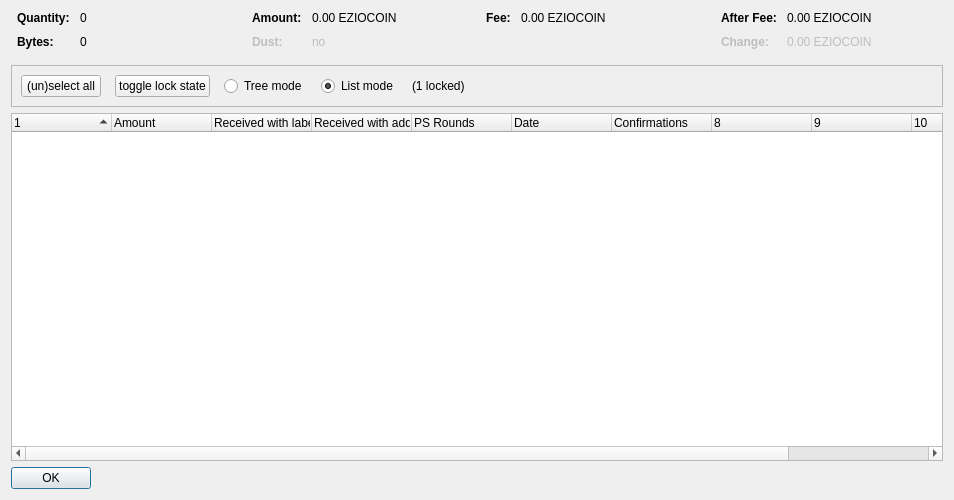
<?xml version="1.0" encoding="UTF-8"?>
<ui version="4.0">
 <class>CoinControlDialog</class>
 <widget class="QDialog" name="CoinControlDialog">
  <property name="geometry">
   <rect>
    <x>0</x>
    <y>0</y>
    <width>954</width>
    <height>500</height>
   </rect>
  </property>
  <property name="windowTitle">
   <string>Coin Selection</string>
  </property>
  <layout class="QVBoxLayout" name="verticalLayout">
   <item>
    <layout class="QHBoxLayout" name="horizontalLayoutTop" stretch="0,0,0,0">
     <property name="topMargin">
      <number>0</number>
     </property>
     <property name="bottomMargin">
      <number>10</number>
     </property>
     <item>
      <layout class="QFormLayout" name="formLayoutCoinControl1">
       <property name="horizontalSpacing">
        <number>10</number>
       </property>
       <property name="verticalSpacing">
        <number>10</number>
       </property>
       <property name="leftMargin">
        <number>6</number>
       </property>
       <property name="rightMargin">
        <number>6</number>
       </property>
       <item row="0" column="0">
        <widget class="QLabel" name="labelCoinControlQuantityText">
         <property name="font">
          <font>
           <weight>75</weight>
           <bold>true</bold>
          </font>
         </property>
         <property name="text">
          <string>Quantity:</string>
         </property>
        </widget>
       </item>
       <item row="0" column="1">
        <widget class="QLabel" name="labelCoinControlQuantity">
         <property name="cursor">
          <cursorShape>IBeamCursor</cursorShape>
         </property>
         <property name="contextMenuPolicy">
          <enum>Qt::ActionsContextMenu</enum>
         </property>
         <property name="text">
          <string notr="true">0</string>
         </property>
         <property name="textInteractionFlags">
          <set>Qt::LinksAccessibleByMouse|Qt::TextSelectableByKeyboard|Qt::TextSelectableByMouse</set>
         </property>
        </widget>
       </item>
       <item row="1" column="0">
        <widget class="QLabel" name="labelCoinControlBytesText">
         <property name="font">
          <font>
           <weight>75</weight>
           <bold>true</bold>
          </font>
         </property>
         <property name="text">
          <string>Bytes:</string>
         </property>
        </widget>
       </item>
       <item row="1" column="1">
        <widget class="QLabel" name="labelCoinControlBytes">
         <property name="cursor">
          <cursorShape>IBeamCursor</cursorShape>
         </property>
         <property name="contextMenuPolicy">
          <enum>Qt::ActionsContextMenu</enum>
         </property>
         <property name="text">
          <string notr="true">0</string>
         </property>
         <property name="textInteractionFlags">
          <set>Qt::LinksAccessibleByMouse|Qt::TextSelectableByKeyboard|Qt::TextSelectableByMouse</set>
         </property>
        </widget>
       </item>
      </layout>
     </item>
     <item>
      <layout class="QFormLayout" name="formLayoutCoinControl2">
       <property name="horizontalSpacing">
        <number>10</number>
       </property>
       <property name="verticalSpacing">
        <number>10</number>
       </property>
       <property name="leftMargin">
        <number>6</number>
       </property>
       <property name="rightMargin">
        <number>6</number>
       </property>
       <item row="0" column="0">
        <widget class="QLabel" name="labelCoinControlAmountText">
         <property name="font">
          <font>
           <weight>75</weight>
           <bold>true</bold>
          </font>
         </property>
         <property name="text">
          <string>Amount:</string>
         </property>
        </widget>
       </item>
       <item row="0" column="1">
        <widget class="QLabel" name="labelCoinControlAmount">
         <property name="cursor">
          <cursorShape>IBeamCursor</cursorShape>
         </property>
         <property name="contextMenuPolicy">
          <enum>Qt::ActionsContextMenu</enum>
         </property>
         <property name="text">
          <string notr="true">0.00 EZIOCOIN</string>
         </property>
         <property name="textInteractionFlags">
          <set>Qt::LinksAccessibleByMouse|Qt::TextSelectableByKeyboard|Qt::TextSelectableByMouse</set>
         </property>
        </widget>
       </item>
       <item row="1" column="0">
        <widget class="QLabel" name="labelCoinControlLowOutputText">
         <property name="enabled">
          <bool>false</bool>
         </property>
         <property name="font">
          <font>
           <weight>75</weight>
           <bold>true</bold>
          </font>
         </property>
         <property name="text">
          <string>Dust:</string>
         </property>
        </widget>
       </item>
       <item row="1" column="1">
        <widget class="QLabel" name="labelCoinControlLowOutput">
         <property name="enabled">
          <bool>false</bool>
         </property>
         <property name="cursor">
          <cursorShape>IBeamCursor</cursorShape>
         </property>
         <property name="contextMenuPolicy">
          <enum>Qt::ActionsContextMenu</enum>
         </property>
         <property name="text">
          <string notr="true">no</string>
         </property>
         <property name="textInteractionFlags">
          <set>Qt::LinksAccessibleByMouse|Qt::TextSelectableByKeyboard|Qt::TextSelectableByMouse</set>
         </property>
        </widget>
       </item>
      </layout>
     </item>
     <item>
      <layout class="QFormLayout" name="formLayoutCoinControl3">
       <property name="horizontalSpacing">
        <number>10</number>
       </property>
       <property name="verticalSpacing">
        <number>10</number>
       </property>
       <property name="leftMargin">
        <number>6</number>
       </property>
       <property name="rightMargin">
        <number>6</number>
       </property>
       <item row="0" column="0">
        <widget class="QLabel" name="labelCoinControlFeeText">
         <property name="font">
          <font>
           <weight>75</weight>
           <bold>true</bold>
          </font>
         </property>
         <property name="text">
          <string>Fee:</string>
         </property>
        </widget>
       </item>
       <item row="0" column="1">
        <widget class="QLabel" name="labelCoinControlFee">
         <property name="cursor">
          <cursorShape>IBeamCursor</cursorShape>
         </property>
         <property name="contextMenuPolicy">
          <enum>Qt::ActionsContextMenu</enum>
         </property>
         <property name="text">
          <string notr="true">0.00 EZIOCOIN</string>
         </property>
         <property name="textInteractionFlags">
          <set>Qt::LinksAccessibleByMouse|Qt::TextSelectableByKeyboard|Qt::TextSelectableByMouse</set>
         </property>
        </widget>
       </item>
      </layout>
     </item>
     <item>
      <layout class="QFormLayout" name="formLayoutCoinControl4">
       <property name="horizontalSpacing">
        <number>10</number>
       </property>
       <property name="verticalSpacing">
        <number>10</number>
       </property>
       <property name="leftMargin">
        <number>6</number>
       </property>
       <property name="rightMargin">
        <number>6</number>
       </property>
       <item row="0" column="0">
        <widget class="QLabel" name="labelCoinControlAfterFeeText">
         <property name="font">
          <font>
           <weight>75</weight>
           <bold>true</bold>
          </font>
         </property>
         <property name="text">
          <string>After Fee:</string>
         </property>
        </widget>
       </item>
       <item row="0" column="1">
        <widget class="QLabel" name="labelCoinControlAfterFee">
         <property name="cursor">
          <cursorShape>IBeamCursor</cursorShape>
         </property>
         <property name="contextMenuPolicy">
          <enum>Qt::ActionsContextMenu</enum>
         </property>
         <property name="text">
          <string notr="true">0.00 EZIOCOIN</string>
         </property>
         <property name="textInteractionFlags">
          <set>Qt::LinksAccessibleByMouse|Qt::TextSelectableByKeyboard|Qt::TextSelectableByMouse</set>
         </property>
        </widget>
       </item>
       <item row="1" column="0">
        <widget class="QLabel" name="labelCoinControlChangeText">
         <property name="enabled">
          <bool>false</bool>
         </property>
         <property name="font">
          <font>
           <weight>75</weight>
           <bold>true</bold>
          </font>
         </property>
         <property name="text">
          <string>Change:</string>
         </property>
        </widget>
       </item>
       <item row="1" column="1">
        <widget class="QLabel" name="labelCoinControlChange">
         <property name="enabled">
          <bool>false</bool>
         </property>
         <property name="cursor">
          <cursorShape>IBeamCursor</cursorShape>
         </property>
         <property name="contextMenuPolicy">
          <enum>Qt::ActionsContextMenu</enum>
         </property>
         <property name="text">
          <string notr="true">0.00 EZIOCOIN</string>
         </property>
         <property name="textInteractionFlags">
          <set>Qt::LinksAccessibleByMouse|Qt::TextSelectableByKeyboard|Qt::TextSelectableByMouse</set>
         </property>
        </widget>
       </item>
      </layout>
     </item>
    </layout>
   </item>
   <item>
    <widget class="QFrame" name="frame">
     <property name="minimumSize">
      <size>
       <width>0</width>
       <height>40</height>
      </size>
     </property>
     <property name="frameShape">
      <enum>QFrame::StyledPanel</enum>
     </property>
     <property name="frameShadow">
      <enum>QFrame::Sunken</enum>
     </property>
     <layout class="QHBoxLayout" name="horizontalLayout">
      <item>
       <layout class="QHBoxLayout" name="horizontalLayoutPanel" stretch="0,0,0,0,0,0">
        <property name="spacing">
         <number>14</number>
        </property>
        <item>
         <widget class="QPushButton" name="pushButtonSelectAll">
          <property name="sizePolicy">
           <sizepolicy hsizetype="Maximum" vsizetype="Fixed">
            <horstretch>0</horstretch>
            <verstretch>0</verstretch>
           </sizepolicy>
          </property>
          <property name="text">
           <string>(un)select all</string>
          </property>
          <property name="autoDefault">
           <bool>false</bool>
          </property>
         </widget>
        </item>
        <item>
         <widget class="QPushButton" name="pushButtonToggleLock">
          <property name="sizePolicy">
           <sizepolicy hsizetype="Maximum" vsizetype="Fixed">
            <horstretch>0</horstretch>
            <verstretch>0</verstretch>
           </sizepolicy>
          </property>
          <property name="text">
           <string>toggle lock state</string>
          </property>
          <property name="autoDefault">
           <bool>false</bool>
          </property>
         </widget>
        </item>
        <item>
         <widget class="QRadioButton" name="radioTreeMode">
          <property name="sizePolicy">
           <sizepolicy hsizetype="Maximum" vsizetype="Fixed">
            <horstretch>0</horstretch>
            <verstretch>0</verstretch>
           </sizepolicy>
          </property>
          <property name="text">
           <string>Tree mode</string>
          </property>
         </widget>
        </item>
        <item>
         <widget class="QRadioButton" name="radioListMode">
          <property name="sizePolicy">
           <sizepolicy hsizetype="Maximum" vsizetype="Fixed">
            <horstretch>0</horstretch>
            <verstretch>0</verstretch>
           </sizepolicy>
          </property>
          <property name="text">
           <string>List mode</string>
          </property>
          <property name="checked">
           <bool>true</bool>
          </property>
         </widget>
        </item>
        <item>
         <widget class="QLabel" name="labelLocked">
          <property name="text">
           <string>(1 locked)</string>
          </property>
         </widget>
        </item>
        <item>
         <spacer name="horizontalSpacer">
          <property name="orientation">
           <enum>Qt::Horizontal</enum>
          </property>
          <property name="sizeHint" stdset="0">
           <size>
            <width>40</width>
            <height>20</height>
           </size>
          </property>
         </spacer>
        </item>
       </layout>
      </item>
     </layout>
    </widget>
   </item>
   <item>
    <widget class="CoinControlTreeWidget" name="treeWidget">
     <property name="contextMenuPolicy">
      <enum>Qt::CustomContextMenu</enum>
     </property>
     <property name="sortingEnabled">
      <bool>false</bool>
     </property>
     <property name="columnCount">
      <number>11</number>
     </property>
     <attribute name="headerShowSortIndicator" stdset="0">
      <bool>true</bool>
     </attribute>
     <attribute name="headerStretchLastSection">
      <bool>false</bool>
     </attribute>
     <column>
      <property name="text">
       <string/>
      </property>
     </column>
     <column>
      <property name="text">
       <string>Amount</string>
      </property>
     </column>
     <column>
      <property name="text">
       <string>Received with label</string>
      </property>
     </column>
     <column>
      <property name="text">
       <string>Received with address</string>
      </property>
     </column>
     <column>
      <property name="text">
       <string>PS Rounds</string>
      </property>
     </column>
     <column>
      <property name="text">
       <string>Date</string>
      </property>
     </column>
     <column>
      <property name="text">
       <string>Confirmations</string>
      </property>
      <property name="toolTip">
       <string>Confirmed</string>
      </property>
     </column>
     <column>
      <property name="text">
       <string/>
      </property>
     </column>
     <column>
      <property name="text">
       <string/>
      </property>
     </column>
     <column>
      <property name="text">
       <string/>
      </property>
     </column>
     <column>
      <property name="text">
       <string/>
      </property>
     </column>
    </widget>
   </item>
   <item>
    <widget class="QDialogButtonBox" name="buttonBox">
     <property name="sizePolicy">
      <sizepolicy hsizetype="Maximum" vsizetype="Fixed">
       <horstretch>0</horstretch>
       <verstretch>0</verstretch>
      </sizepolicy>
     </property>
     <property name="orientation">
      <enum>Qt::Horizontal</enum>
     </property>
     <property name="standardButtons">
      <set>QDialogButtonBox::Ok</set>
     </property>
    </widget>
   </item>
  </layout>
 </widget>
 <customwidgets>
  <customwidget>
   <class>CoinControlTreeWidget</class>
   <extends>QTreeWidget</extends>
   <header>coincontroltreewidget.h</header>
  </customwidget>
 </customwidgets>
 <resources/>
 <connections/>
</ui>
